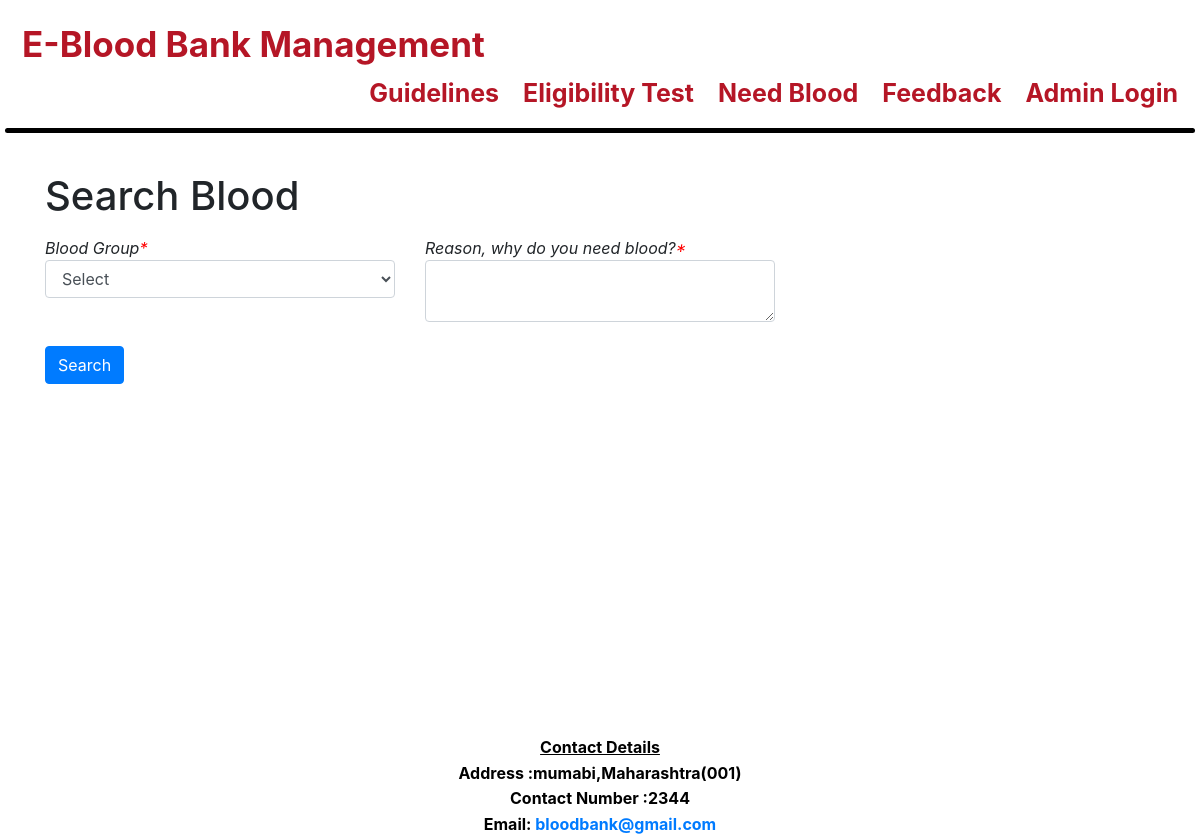
The page /search_blood.php on the database its author committed.
### tables this page shows
create table contact_info(
contact_id int auto_increment Not Null,
contact_address varchar(100) NOT NULL,
contact_mail varchar(50) NOT NULL,
contact_phone varchar(100) NOT NULL,
primary key(contact_id)
);

### search_blood.php (the view, shortened to what this page needs)
<html>
<head>
<link rel="stylesheet" href="https://maxcdn.bootstrapcdn.com/bootstrap/4.5.2/css/bootstrap.min.css">
</head>
<body>
  <div class="header">
<?php $active="home"; include('head.php'); ?>
<?php include'ticker2.php'; ?>
</div>
  <div id="page-container" style="margin-top:5px; position: relative;min-height: 84vh;">
    <div class="container">
    <div id="content-wrap" style="padding-bottom:50px;">
  <div class="row">
      <div class="col-lg-6">
          <h1 class="mt-4 mb-3">Search Blood</h1>
      </div>
  </div>
  <form name="needblood" action="" method="post">
  <div class="row">
  <div class="col-lg-4 mb-4">
  <div class="font-italic">Blood Group<span style="color:red">*</span></div>
  <div><select name="blood" class="form-control" required>
    <option value=""selected disabled>Select</option>
    <?php
      include 'conn.php';
     ?>
</select>
</div>
</div>
<div class="col-lg-4 mb-4">
<div class="font-italic">Reason, why do you need blood?<span style="color:red">*</span></div>
<div><textarea class="form-control" name="address" required></textarea></div></div>
</div>
<div class="row">
<div class="col-lg-4 mb-4">
<div><input type="submit" name="search" class="btn btn-primary" value="Search" style="cursor:pointer"></div>
</div>
</div>
</div>
</div>
<br><br><?php include 'footer.php' ?>
</div>
</body>
</html>

### footer.php (shortened to what this page needs)
<html>
<head>
</head>
<body>
  <div id="footer" >
  <?php
          include 'conn.php';
          $sql= "select * from contact_info";
          $result=mysqli_query($conn,$sql);
          if(mysqli_num_rows($result)>0)   {
              while($row = mysqli_fetch_assoc($result)) { ?>
  <b><center>
  <u>Contact Details</u>
  <br>
  Address :<?php echo $row['contact_address']; ?>
  <br>
  Contact Number :<?php echo $row['contact_phone']; ?>
  <br>
  Email: <a href="#"><?php echo $row['contact_mail']; ?></a>
  </center>
  </div>
<?php }
      } ?>
</body>
</html>

### head.php (style rules this page uses)
.header { overflow:hidden; background-color:white; top: 0; width:100%; padding: 10px 5px; color:#cfd914 ; }

### footer.php (style rules this page uses)
#footer { position:absolute; left: 0; bottom:0; width: 100%; height: 85px; background-color:white; color:black; line-height: 1.6; font-size: 16px; }

### rows shown on the page
contact_info: contact_address "mumabi,Maharashtra(001)", contact_phone "2344", contact_mail "bloodbank@gmail.com"
